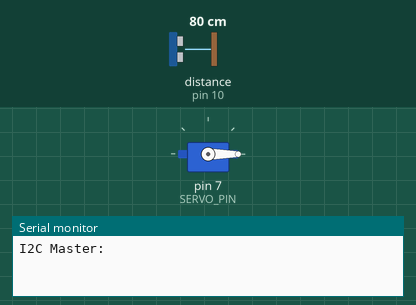
This sketch was run on a simulated Arduino Uno, built with avr-gcc and run on an emulated ATmega328P. Shown: servo, the last lines printed to the serial monitor. The test bench sets the inputs (shaded band); at power-on: distance to the obstacle (sensor on pin 10) 80 cm. The echo pulse lasts 58.3 µs per cm.

Above: at 0.8 s.
At 2.6 s:
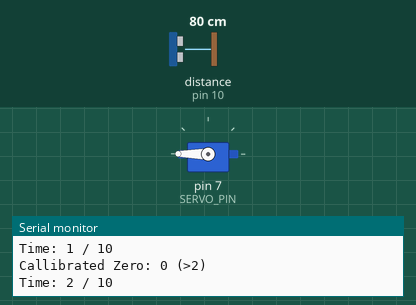
2.7 s: distance to the obstacle (sensor on pin 10) set to 2 cm
Timing chart, 0 to 5.7 s (numbered marks = the images above; inputs shaded):
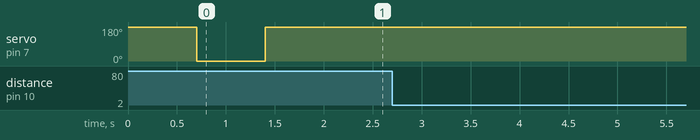

The sketch:

master.ino
```cpp
//Packets to install
#include <NewPing.h> // Provides Accurate, Non-blocking sensor data from the Ultrasonic Sensor
#include <Ewma.h>    // Smoothing library - used to remove jitter from sensor data
#include <cppQueue.h> // From Github: Queue Library - used to implment mean subttraction so sensor can work in more sinks.

#include <Servo.h>
#include <Wire.h>


// Pins
#define SERVO_PIN 7
#define TRIGGER_PIN  8  // Arduino pin tied to trigger pin on the ultrasonic sensor.
#define ECHO_PIN     10  // Arduino pin tied to echo pin on the ultrasonic sensor.
#define MAX_DISTANCE 200 // Maximum distance we want to ping for (in centimeters). Maximum sensor distance is rated at 400-500cm.

#define IMPLEMENTATION FIFO //Queue implementation as First in First out
#define OVERWRITE      true //Queue will overwrite oldest value when full
#define SLAVE_ADDR 9
// Define Slave answer size
#define ANSWERSIZE 5

int timer_duration = 20                                                                   ;
int queue_length = 10;
int minWaitTime = 10;
int waitingTime = 0;
boolean isWaiting = true;
int difference_threshold = 8; //the amount of deviation from the mean that will trigger the countdown.
float min_mean = 0.0;
int prev_total_close = 0;
NewPing sonar(TRIGGER_PIN, ECHO_PIN, MAX_DISTANCE);
Servo countServo;
Queue window(sizeof(float), queue_length, IMPLEMENTATION, OVERWRITE);


Ewma adcFilter1(0.05); //filter used to smooth sensor data
void setup() {

  // Initialize I2C communications as Master
  Wire.begin();

  // Setup serial monitor
  Serial.begin(9600);
  Serial.println("I2C Master:");
  countServo.attach(SERVO_PIN);
  countServo.write(180);
  delay(700);
  countServo.write(0);
  delay(700);
  countServo.write(180);

  clearQueue();
  Serial.print("Waiting Time Needed: ");
  Serial.println(minWaitTime);

}

void loop() {

  // Wait 50ms between ultrasonic pings (about 20 pings/sec).
  delay(50);
  int distance = sonar.ping_cm();

  //get filtered data from the sensor
  float filtered1 =(distance);

  //This allows the sensor to adjust to different environments and look for change rather than a preset threshold.

  int total_close = 0;
  for (int i = 0; i < queue_length; i++) {
    float value;
    window.peekIdx(&value, i);
    if( (int)value > 1 && (int)value < 80){
        total_close ++;
      }
  }


  Serial.println("Callibrated Zero: "+(String)total_close+ " (>2)");
  if(total_close > 4){
    clearQueue();
  }
  if (isWaiting) {
    Serial.println("Time: " + (String)waitingTime + " / " + (String)minWaitTime);
    Serial.println("");
    waitingTime++;
  }
  //If the sensor reads something significantly different from what it's normally seeing (the empty sink)
  //we start the countdown!
  if ( total_close ==  2 && prev_total_close == 1) {
    //    has waited enought frames
    if (!isWaiting) {
      Serial.println("Write data to slave");
      Wire.beginTransmission(SLAVE_ADDR);
      Wire.write(timer_duration);
      Wire.endTransmission();
      Serial.println("Slave playing audio");

      countdownServo();
    }

  }

  if (waitingTime >= minWaitTime) {
    isWaiting = false;
  }

  delay(500);

  prev_total_close = total_close;
}

// moves the servo 2.25 degrees every quarter (smooth)
void countdownServo() {
  Serial.println("Counting down");
  int quarterseconds = timer_duration * 4;
  int seconds = 0;
  for (int i = quarterseconds; i >= 0; i--) {
    int angle = i *  (180/quarterseconds);
    countServo.write(angle);
    if (seconds%4 == 0){
      Serial.println((String)(seconds/4));
    }
    seconds ++;
    delay(250);
  }

  //reset the servo, clear the queue
  countServo.write(180);
  clearQueue();
  delay(1000);
  waitingTime = 0;
  isWaiting = true;
}

// make all index's 0
void clearQueue() {
  for (int i = 0; i < queue_length; i++) {
    float zero = 0;
    window.push(&zero);
  }
}
```
